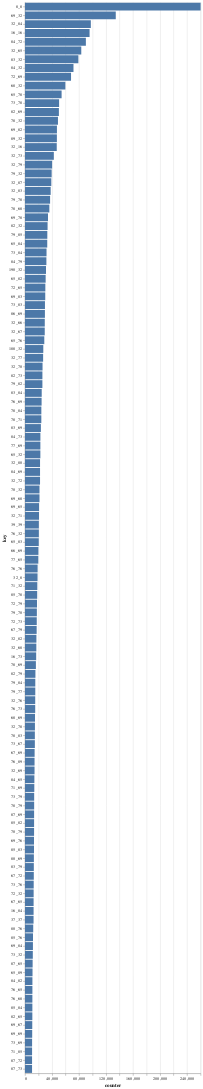

The cell this chart's notebook holds for it:
### Code cell
grouped_data_digraphs2 = grouped_by_key(df_transitions.groupby('codes').count(),'task_name')
grouped_df_digraphs2 = alt.Data(values = grouped_data_digraphs2)

alt.Chart(grouped_df_digraphs2).mark_bar().encode(
 x = 'counter:Q',
 y = alt.Y('key:O', sort = alt.Sort(field = 'counter', order='descending')),
).transform_filter('datum.counter > 10000')

### Figure 1 — Vega-Lite specification as saved in the notebook (floating-point values rounded to 4 significant figures; data arrays with more than 128 entries replaced by an {"elided": "..."} marker saying what was removed)
{"config": {"view": {"continuousWidth": 400, "continuousHeight": 300}}, "data": {"values": {"elided": "2839 records"}}, "mark": "bar", "encoding": {"x": {"type": "quantitative", "field": "counter"}, "y": {"type": "ordinal", "field": "key", "sort": {"field": "counter", "order": "descending"}}}, "transform": [{"filter": "datum.counter > 10000"}], "$schema": "https://vega.github.io/schema/vega-lite/v4.0.2.json"}
